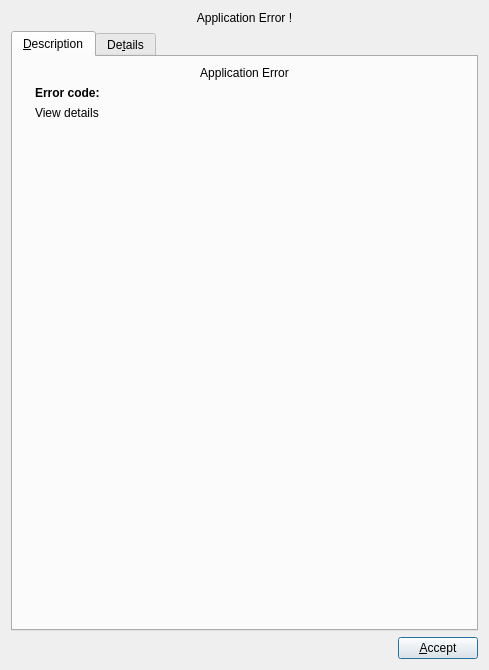
<ui version="4.0" >
 <class>ErrorDialog</class>
 <widget class="QDialog" name="ErrorDialog" >
  <property name="geometry" >
   <rect>
    <x>0</x>
    <y>0</y>
    <width>489</width>
    <height>670</height>
   </rect>
  </property>
  <property name="windowTitle" >
   <string>Error</string>
  </property>
  <layout class="QVBoxLayout" >
   <item>
    <widget class="QLabel" name="label" >
     <property name="text" >
      <string>Application Error !</string>
     </property>
     <property name="alignment" >
      <set>Qt::AlignCenter</set>
     </property>
    </widget>
   </item>
   <item>
    <widget class="QTabWidget" name="tabWidget" >
     <property name="currentIndex" >
      <number>0</number>
     </property>
     <widget class="QWidget" name="tab" >
      <property name="geometry" >
       <rect>
        <x>0</x>
        <y>0</y>
        <width>467</width>
        <height>554</height>
       </rect>
      </property>
      <attribute name="title" >
       <string>&amp;Description</string>
      </attribute>
      <layout class="QVBoxLayout" >
       <item>
        <widget class="QLabel" name="uiErrorTitle" >
         <property name="text" >
          <string>Application Error</string>
         </property>
         <property name="alignment" >
          <set>Qt::AlignCenter</set>
         </property>
        </widget>
       </item>
       <item>
        <layout class="QHBoxLayout" >
         <item>
          <widget class="QLabel" name="label_2" >
           <property name="text" >
            <string/>
           </property>
           <property name="pixmap" >
            <pixmap resource="common.qrc" >:/images/warning.png</pixmap>
           </property>
          </widget>
         </item>
         <item>
          <layout class="QVBoxLayout" >
           <item>
            <widget class="QLabel" name="label_3" >
             <property name="text" >
              <string>&lt;b>Error code:&lt;/b></string>
             </property>
            </widget>
           </item>
           <item>
            <widget class="QLabel" name="uiErrorInfo" >
             <property name="text" >
              <string>View details</string>
             </property>
            </widget>
           </item>
          </layout>
         </item>
         <item>
          <spacer>
           <property name="orientation" >
            <enum>Qt::Horizontal</enum>
           </property>
           <property name="sizeHint" stdset="0" >
            <size>
             <width>40</width>
             <height>20</height>
            </size>
           </property>
          </spacer>
         </item>
        </layout>
       </item>
       <item>
        <spacer>
         <property name="orientation" >
          <enum>Qt::Vertical</enum>
         </property>
         <property name="sizeHint" stdset="0" >
          <size>
           <width>20</width>
           <height>40</height>
          </size>
         </property>
        </spacer>
       </item>
      </layout>
     </widget>
     <widget class="QWidget" name="tab_3" >
      <property name="geometry" >
       <rect>
        <x>0</x>
        <y>0</y>
        <width>467</width>
        <height>554</height>
       </rect>
      </property>
      <attribute name="title" >
       <string>De&amp;tails</string>
      </attribute>
      <layout class="QVBoxLayout" >
       <item>
        <widget class="QTextBrowser" name="uiDetails" />
       </item>
      </layout>
     </widget>
    </widget>
   </item>
   <item>
    <layout class="QHBoxLayout" >
     <item>
      <spacer>
       <property name="orientation" >
        <enum>Qt::Horizontal</enum>
       </property>
       <property name="sizeHint" stdset="0" >
        <size>
         <width>40</width>
         <height>20</height>
        </size>
       </property>
      </spacer>
     </item>
     <item>
      <widget class="QPushButton" name="pushAccept" >
       <property name="text" >
        <string>&amp;Accept</string>
       </property>
       <property name="icon" >
        <iconset resource="common.qrc" >:/images/ok.png</iconset>
       </property>
      </widget>
     </item>
    </layout>
   </item>
  </layout>
 </widget>
 <resources>
  <include location="common.qrc" />
 </resources>
 <connections>
  <connection>
   <sender>pushAccept</sender>
   <signal>clicked()</signal>
   <receiver>ErrorDialog</receiver>
   <slot>accept()</slot>
   <hints>
    <hint type="sourcelabel" >
     <x>410</x>
     <y>645</y>
    </hint>
    <hint type="destinationlabel" >
     <x>392</x>
     <y>665</y>
    </hint>
   </hints>
  </connection>
 </connections>
</ui>
